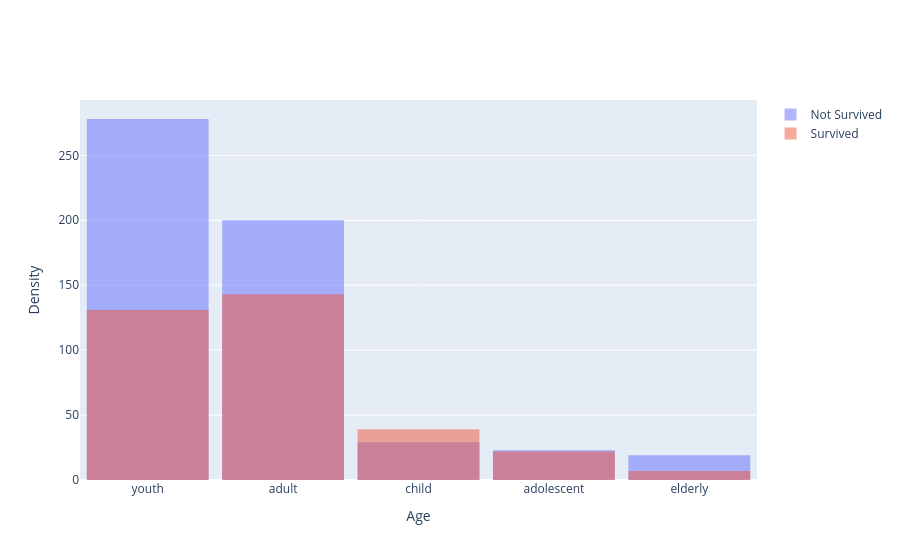

This figure's notebook cell:
### Code cell
fig = go.Figure()

fig.add_trace(go.Histogram(x=X[X['Survived']==0]['Age_classification'], name='Not Survived', opacity=0.5))
fig.add_trace(go.Histogram(x=X[X['Survived']==1]['Age_classification'], name='Survived', opacity=0.5))

fig.update_layout(
    #title='Age Distribution by Survival',
    xaxis_title='Age',
    yaxis_title='Density',
    barmode='overlay',  
    bargap=0.1, 
)

fig.write_image("results/classification_age_distribution_by_survival.png", scale=3)
fig.show()

### Figure 1 — Plotly figure (JSON) as saved in the notebook; plotly's stock layout.template omitted (floating-point values rounded to 4 significant figures; data arrays with more than 128 entries replaced by an {"elided": "..."} marker saying what was removed)
{"data": [{"name": "Not Survived", "opacity": 0.5, "type": "histogram", "x": {"elided": "549 str values"}}, {"name": "Survived", "opacity": 0.5, "type": "histogram", "x": {"elided": "342 str values"}}], "layout": {"bargap": 0.1, "barmode": "overlay", "xaxis": {"title": {"text": "Age"}}, "yaxis": {"title": {"text": "Density"}}}}
